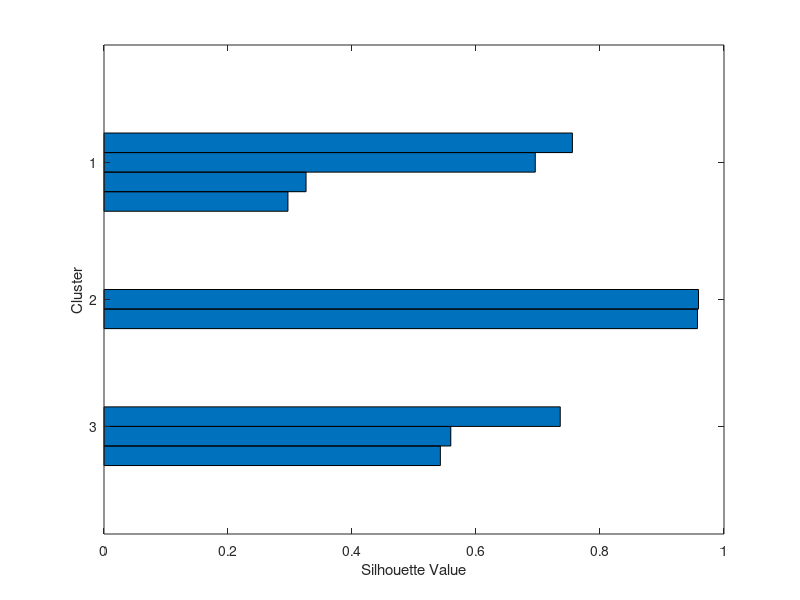
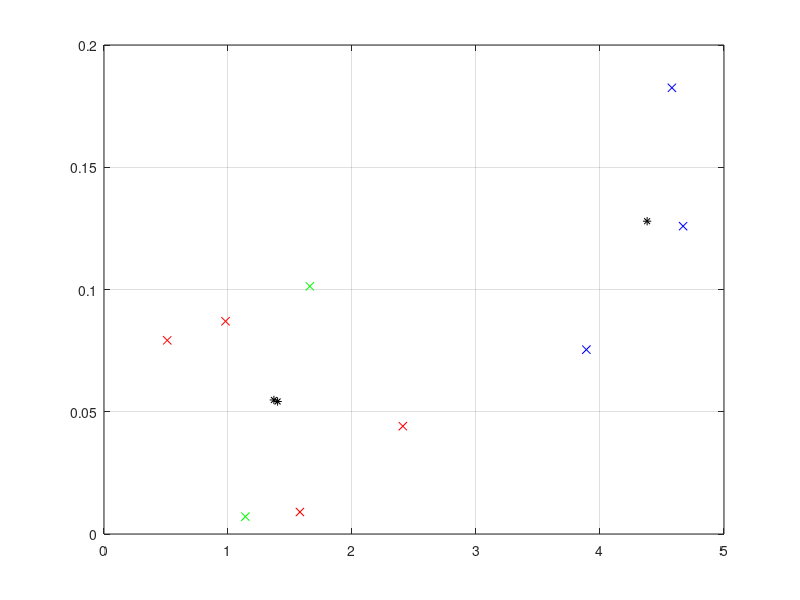

Here is the MATLAB script that generated these plots, in order:
clear;clc;
x=[2.4100	0.0441	0.3843	2.0000	1.8870	0.5296
1.1400	0.0071	0.1952	4.0000	1.8350	0.5323
4.6700	0.1259	0.4261	1.0000	2.4560	0.3975
1.5800	0.0090	0.4384	2.0000	2.3560	0.4241
0.9800	0.0870	0.9427	1.0000	1.0240	0.7838
0.5100	0.0792	0.9003	1.0000	1.0000	0.9174
1.6600	0.1013	0.0723	4.0000	2.0300	0.4871
3.8900	0.0754	0.3154	3.0000	1.1060	0.6564
4.5800	0.1825	0.1098	3.0000	1.2660	0.6992
];
[idx,cen]=kmeans(x,3,'replicates',100,'display','final');
%轮廓值、轮廓系数
silhouette(x,idx)
color=['r','g','b'];
figure,
for i=1:3
plot(x(idx==i,1),x(idx==i,2),'color',color(i),'linestyle','none','marker','x')
hold on
end
%质心坐标
a=cen(:,1);
b=cen(:,2);
plot(a,b,'color','k','linestyle','none','marker','*')
hold off
grid on